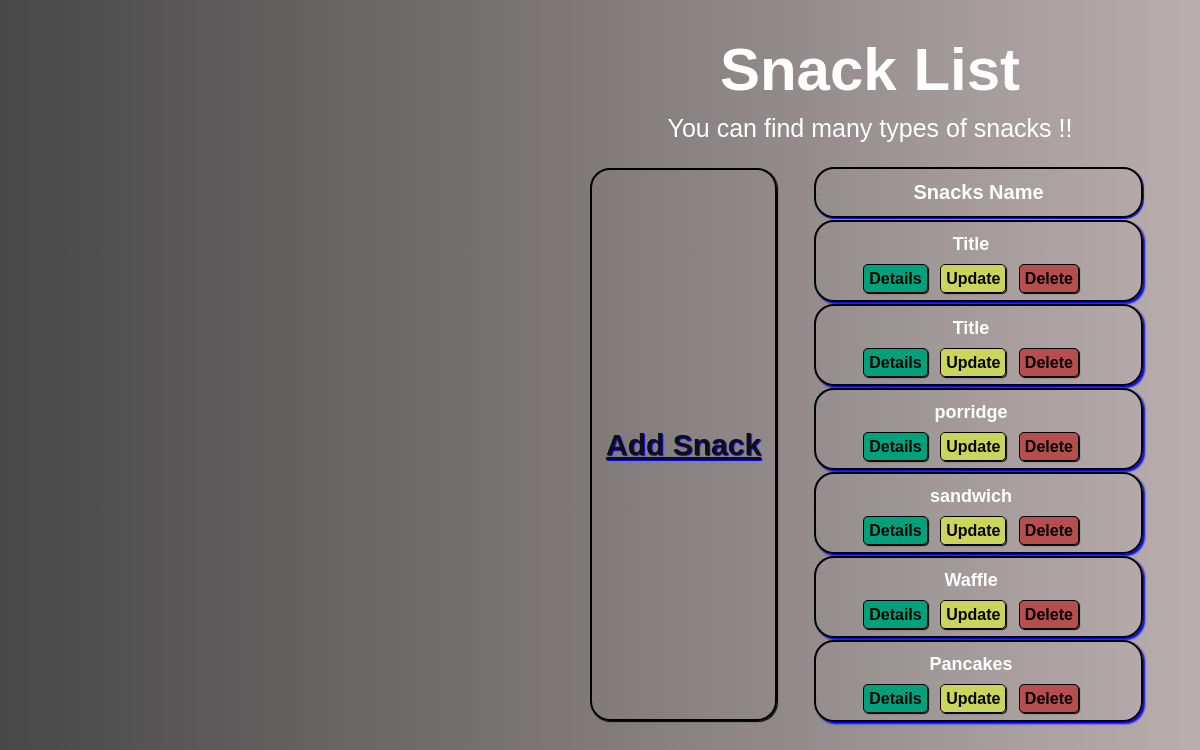
The app's page /, older data.
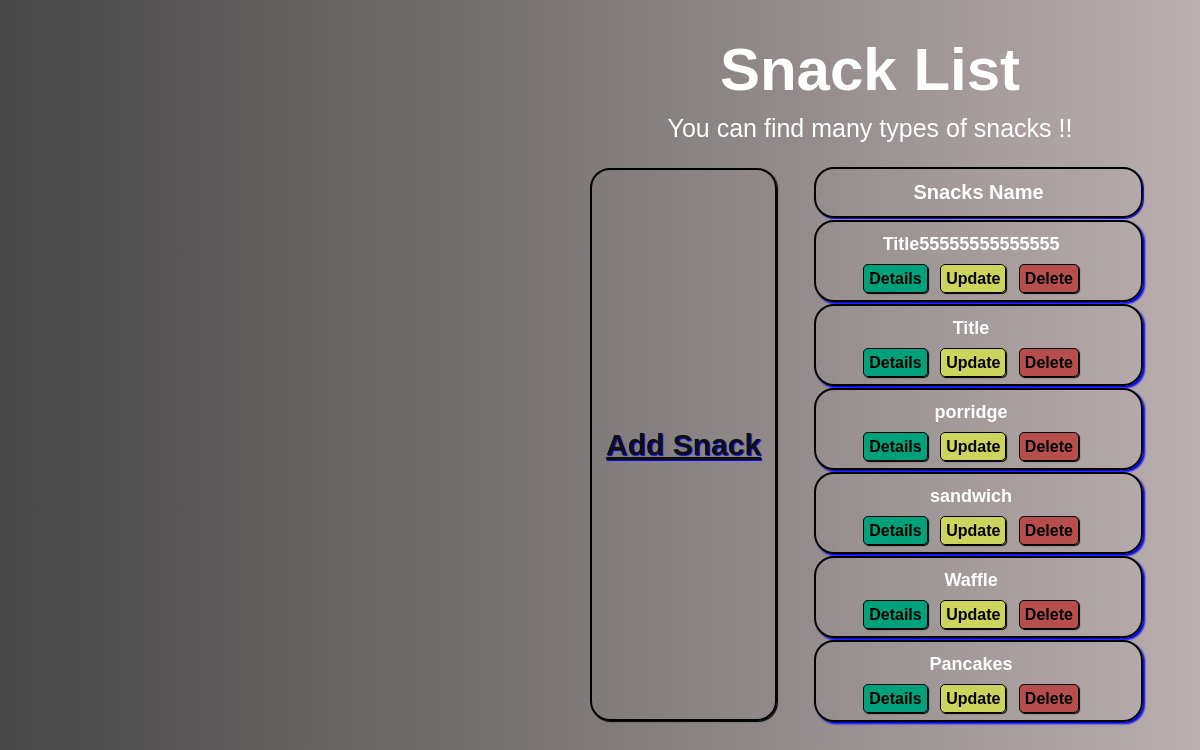
The same page, newer data.
### snacks/models.py (models this page shows, shortened)
class Snack (models.Model):
    title  = models.CharField(max_length=255, help_text="the title of the snack ", default="Title")
    purchaser = models.ForeignKey(get_user_model(), on_delete=models.CASCADE)
    description = models.TextField(default="description ")
    image = models.TextField(default= "no image provided")
    class Meta:
        verbose_name_plural = "my things"
        ordering=['-pk']

### snacks/views.py (the view)
# urls.py: path('', SnackListView .as_view(), name='Snack_List'),
class SnackListView(ListView):
    template_name = 'snack_list.html'
    model = Snack
    context_object_name = 'Allsnack'

### templates/snack_list.html
{% extends 'base.html'%}
{%block content%}
<div class="row">
  <div class="column1">
    <h1>Snack List</h1>
    <p>You can find many types of snacks !!</p>
    <div class="c">
      <button class="add"><a href="{% url 'Snack_Create' %}">Add Snack</a></button>
      <table>
          <tr>
            <th>Snacks Name</th>
          </tr>
      {%for snack in Allsnack%}
          <tr>
              <td>
              <div class="b">
                {{snack.title}}</div>
              <a class="adetail" href="{% url 'Snack_Detail' snack.id %}">Details</a>
              <a class="aUpdate" href="{% url 'Snack_Update' snack.id %}">Update</a>
              <a class="aDelete" href="{% url 'Snack_Delete' snack.id %}">Delete</a>
            </td>
          </tr>
      {%endfor%}
      </table>
      </div>
  </div>
</div>
{%endblock content%}

Row changes from the older to the newer data that the page shows:
removed Snack: title "Title"
added Snack: title "Title55555555555555"
